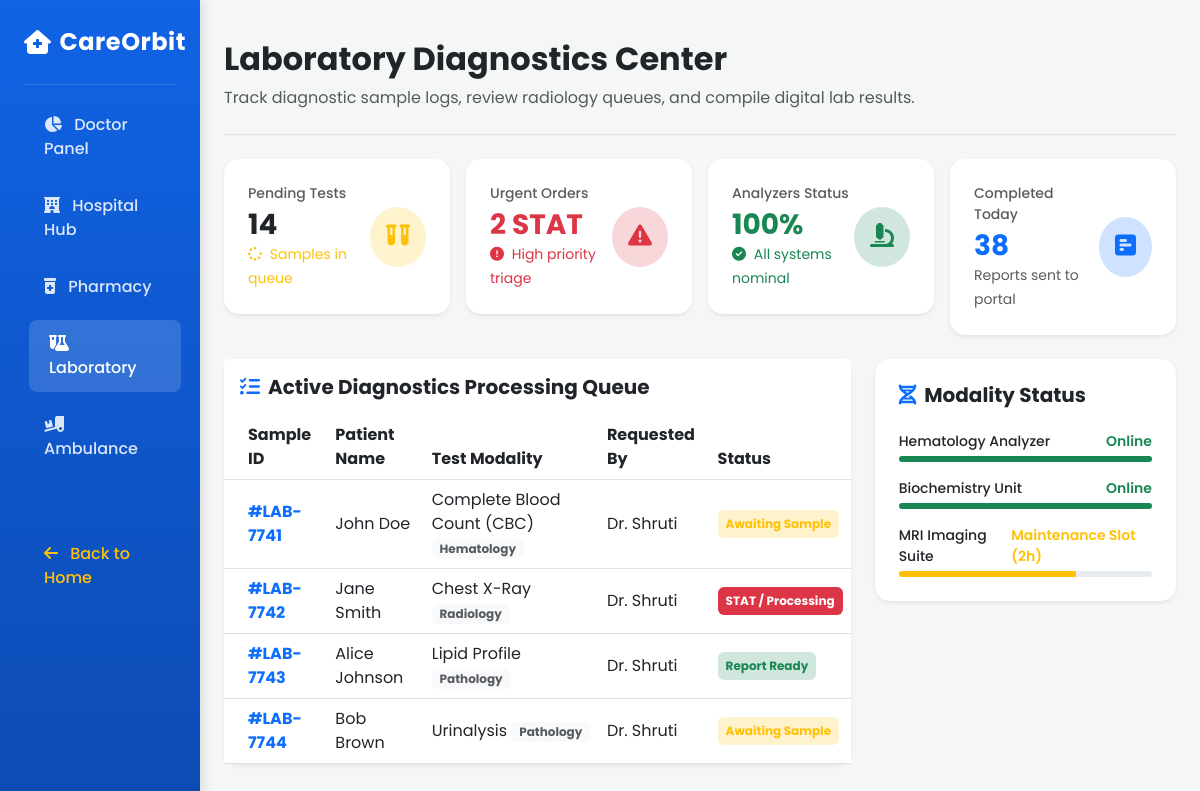
Page /laboratory-dashboard on the earlier database version.
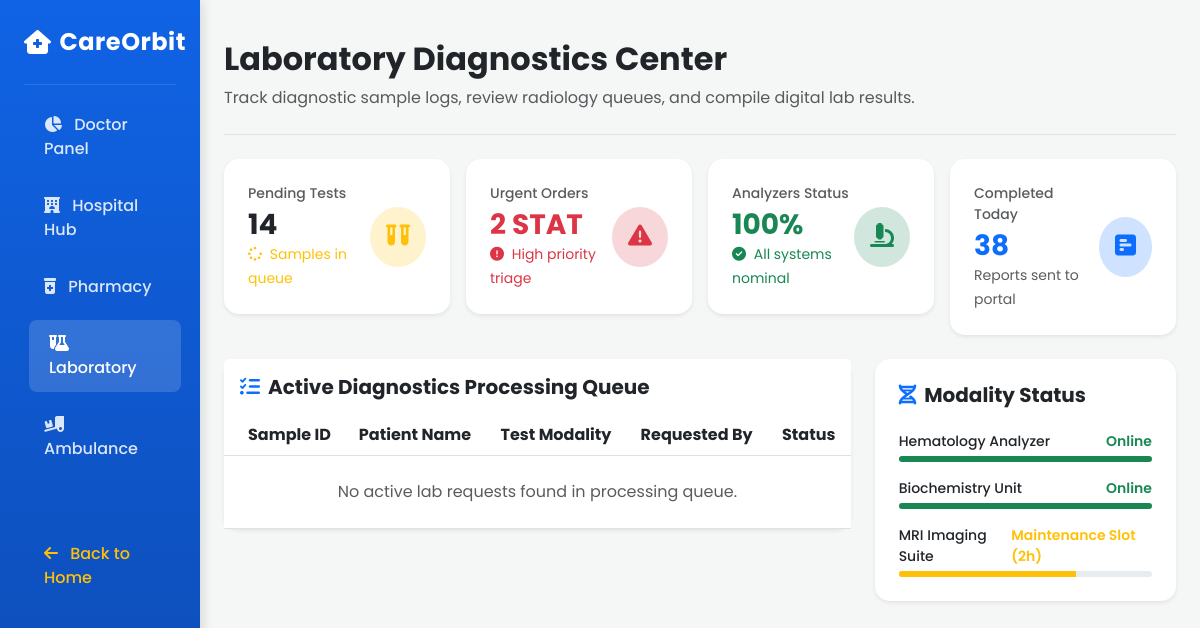
Same page on the later database version.
### models.py (models this page shows)
class LabTest(db.Model):
    id = db.Column(db.Integer, primary_key=True)
    patient_name = db.Column(db.String(100), nullable=False)
    test_name = db.Column(db.String(100), nullable=False)
    category = db.Column(db.String(100), nullable=False)
    status = db.Column(db.String(50), nullable=False, default="Pending")
    date_requested = db.Column(db.String(50), nullable=False)

### app.py (the view)
@app.route("/laboratory-dashboard")
def laboratory_dashboard():
    tests = LabTest.query.all()
    return render_template(
        "laboratory_dashboard.html",
        lab_tests=tests,
        total_tests=len(tests),
        pending_tests=LabTest.query.filter_by(status="Pending").count(),
        processing_tests=LabTest.query.filter_by(status="Processing").count()
    )

### templates/laboratory_dashboard.html (shortened to what the changed rows need)
<!DOCTYPE html>
<html lang="en">
<head>
    <link href="https://cdn.jsdelivr.net/npm/bootstrap@5.3.0/dist/css/bootstrap.min.css" rel="stylesheet">
    <link rel="stylesheet" href="https://cdnjs.cloudflare.com/ajax/libs/font-awesome/6.4.0/css/all.min.css">
</head>
<body>
<div class="container-fluid">
    <div class="row">
        <main class="col-md-9 ms-sm-auto col-lg-10 px-md-4 py-4">
            <div class="d-flex justify-content-between flex-wrap flex-md-nowrap align-items-center pt-3 pb-2 mb-4 border-bottom">
                <div>
                    <h1 class="h2 fw-bold text-dark">Laboratory Diagnostics Center</h1>
                </div>
            </div>
            <div class="row g-4">
                <div class="col-lg-8">
                    <div class="card lab-card shadow-sm">
                        <div class="card-body p-0">
                            <div class="table-responsive">
                                <table class="table table-hover align-middle mb-0">
                                    <thead>
                                        <tr>
                                            <th class="ps-4">Sample ID</th>
                                            <th>Patient Name</th>
                                            <th>Test Modality</th>
                                            <th>Requested By</th>
                                            <th>Status</th>
                                        </tr>
                                    </thead>
        {% for test in lab_tests %}
        <tr>
            <td class="ps-4 fw-bold text-primary">#LAB-77{{ test.id + 40 }}</td>
            <td>{{ test.patient_name }}</td>
            <td>{{ test.test_name }} <span class="badge bg-light text-muted small">{{ test.category }}</span></td>
            <td>Dr. Shruti</td>
            <td>
                {% if test.status == 'Pending' %}
                    <span class="badge bg-warning-subtle text-warning p-2">Awaiting Sample</span>
                {% elif test.status == 'Processing' or test.status == 'STAT/Processing' %}
                    <span class="badge bg-danger text-white p-2 animate-pulse">STAT / Processing</span>
                {% else %}
                    <span class="badge bg-success-subtle text-success p-2">Report Ready</span>
                {% endif %}
            </td>
        </tr>
        {% else %}
        <tr>
            <td colspan="5" class="text-center text-muted py-4">No active lab requests found in processing queue.</td>
        </tr>
        {% endfor %}
                                </table>
                            </div>
                        </div>
                    </div>
                </div>
            </div>
        </main>
    </div>
</div>
</body>
</html>

Differences in the rows shown:
removed LabTest: id "41", patient_name "John Doe", test_name "Complete Blood Count (CBC)", category "Hematology", status "Awaiting Sample"
removed LabTest: id "42", patient_name "Jane Smith", test_name "Chest X-Ray", category "Radiology", status "STAT / Processing"
removed LabTest: id "43", patient_name "Alice Johnson", test_name "Lipid Profile", category "Pathology", status "Report Ready"
removed LabTest: id "44", patient_name "Bob Brown", test_name "Urinalysis", category "Pathology", status "Awaiting Sample"
Other differences:
text now shown: "No active lab requests found in processing queue."
